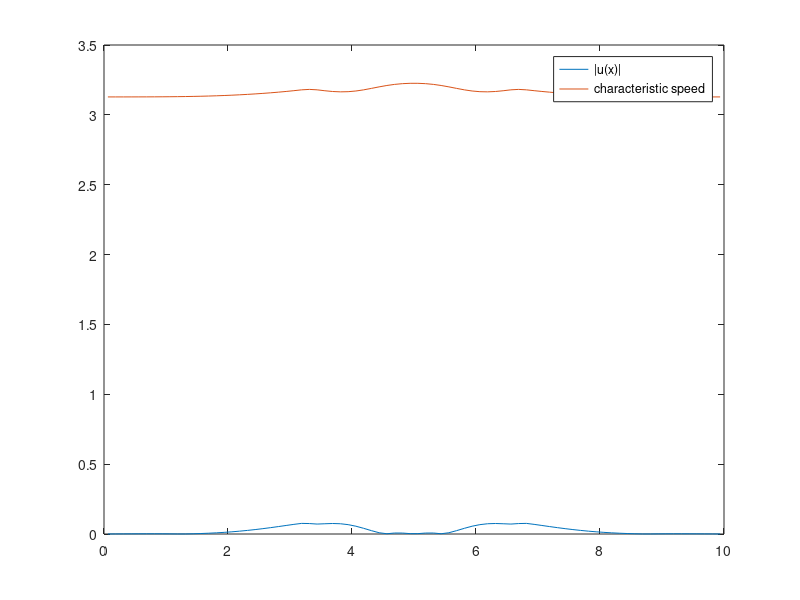

This chart was generated by the following MATLAB code:

%% advect linearization
clear all;
clc;
close all;
addpath(['/Users/kevin/SkyDrive/KTH Work/Period 3 2014'...
    '/DN2255/Homework/4/HW4-High Resolution shock-capturing'...
    ' methods/matlabfiles/']);
%% Parameters
N = 80;
L = 10.;
dx = L/N; % Grid spacing
H = 1;
g = 9.8;
c = sqrt(g*H+1); % Wave speed
tau = .85*dx/c; % Time Step
coeff = -tau/(dx);
nStep = L/(c*tau);
finalTime = nStep*tau;
nCells = 1:N;
ghostCellOneSide = 2;
cellsPlusGhost = 1:(N+2*ghostCellOneSide);
%% Boundary Conditions
w = 0.1*L; % Width
x = (nCells-1/2)*dx; % Grid points
a = 1/10*H;
h = H + a*exp(-(x-L/2).^2/(w^2));
h = padarray(h',ghostCellOneSide)';
% Boundary Conditions
% m=h;
m = 0*a*exp(-(x-L/2).^2/(w^2))*c;
m = padarray(m',ghostCellOneSide)';
%% BC
% needs to be changed if ghostCellOneSide is changed
h(1) = h(4);
h(2) = h(3);
m(1) = m(4)*(-1);
m(2) = m(3)*(-1);
h(N+4) = h(N+1);
h(N+3) = h(N+2);
m(N+4) = m(N+1)*(-1);
m(N+3) = m(N+2)*(-1);
%%
i = ((1+ghostCellOneSide):(N+ghostCellOneSide));
% im = i-1;
% ip = i+1;
%% Record the initial state
hplot(:,1) = h(:);
mplot(:,1) = m(:);
flux = (1/2*g*h.^2 + (m.^2)./h);
r = L/6;
B0 = H/10;
for lengthOfX = 1:length(x)
    if abs(x(lengthOfX)-L/2)<r
        B(lengthOfX) = B0*cos((pi*(x(lengthOfX)-L/2))/(2*r));
    else
        B(lengthOfX)=0;
    end
end
B = padarray(B',ghostCellOneSide)';
B(1) = B(4);
B(2) = B(3);
B(N+4) = B(N+1);
B(N+3) = B(N+2);
    %% Loop
    for iStep=1:(round(nStep))
        hOld=h;
        mOld=m;
        flux = (1/2*g*hOld.^2 + (mOld.^2)./hOld);
        h(i) = .5*(hOld(i+1)+ hOld(i-1))...
            - 1/2*abs(coeff)*(m(i+1) - m(i-1));
        m(i) = .5*(mOld(i+1)+ mOld(i-1))...
            - 1/2*abs(coeff)*(flux(i+1) - flux(i-1)...
            + g*h(i).*(B(i+1) - B(i-1)) );
        h(1) = h(4);
        h(2) = h(3);
        m(1) = m(4)*(-1);
        m(2) = m(3)*(-1);
        h(N+4) = h(N+1);
        h(N+3) = h(N+2);
        m(N+4) = m(N+1)*(-1);
        m(N+3) = m(N+2)*(-1);
        hplot(:,(iStep+1)) = h(:);
        mplot(:,(iStep+1)) = m(:);
    end
    
    %% Plot
    % figure(1); clf;
    % plot(x,hplot(i,1),'-',x,hplot(i,nStep),'--');
    % legend('t=0','t=1');
    % xlabel('x');  ylabel('h(x,t)');
    % title(sprintf('$h(x,t)$ $\\Delta t=$%0.2g,',...
    %     ' $\\epsilon =$ %g',tau,a),...
    %     'Interpreter','latex')
    %% h plot1
%     figure(2)
%     for iPlotting = 1:2:nStep
%         clf;
%         plot(x,hplot(i,1) + B(i)')
%         hold on;
%         plot(x,hplot(i,iPlotting)+B(i)','-');
%         finalB = plot(x,B(i),'-.','color','r');
%         title('h')
%         pause(.1)
%     end
    %% m plot
    figure(3)
    for ip = 1:2:nStep
        clf;
        plot(x,abs(mplot(i,ip)./hplot(i,ip)),x,sqrt(g*hplot(i,ip)))
%         axis([0 10 -.4 .4]);
        legend('|u(x)|','characteristic speed','location','best');
        pause(.01)
    end
    %% Plot for 2.1
%     figure(3)
%     initialH = plot(x,hplot(i,1) + B(i)','-','color','b');
%     hold on;
%     hPlusB.t1 = plot(x,hplot(i,round(nStep/2))+ B(i)'...
%         ,'--','color','k');
%     hPlusB.t2 = plot(x,hplot(i,round(nStep))+ B(i)'...
%         ,'--','color','m');
%     finalB = plot(x,B(i),'-.','color','r');
%     legend([initialH,hPlusB.t1,hPlusB.t2,finalB],...
%         't=0, h(x) + B(x)',...
%         sprintf('t=%0.2g, h(x) + B(x)',tau*round(nStep/2)),...
%         sprintf('t=%0.2g, h(x) + B(x)',tau*round(nStep)),...
%         'B(x)','location','best');
%     xlabel('x');  ylabel('h(x,t)');
%     hold off;
%     %%
%     printYesNo = 0;
%     if printYesNo == 1
%         saveFigurePath = ['/Users/kevin/SkyDrive/KTH Work'...
%             '/Period 3 2014/DN2255/Homework/4/HW4-High'...
%             ' Resolution shock-capturing methods/Figures/'];
%         set(figure(3), 'PaperPositionMode', 'auto');
%         print('-depsc2', [saveFigurePath ...
%             sprintf('steadySolutionsp%g_n_is_%g_a_%g',H,N,round(a))]);
%     end
    